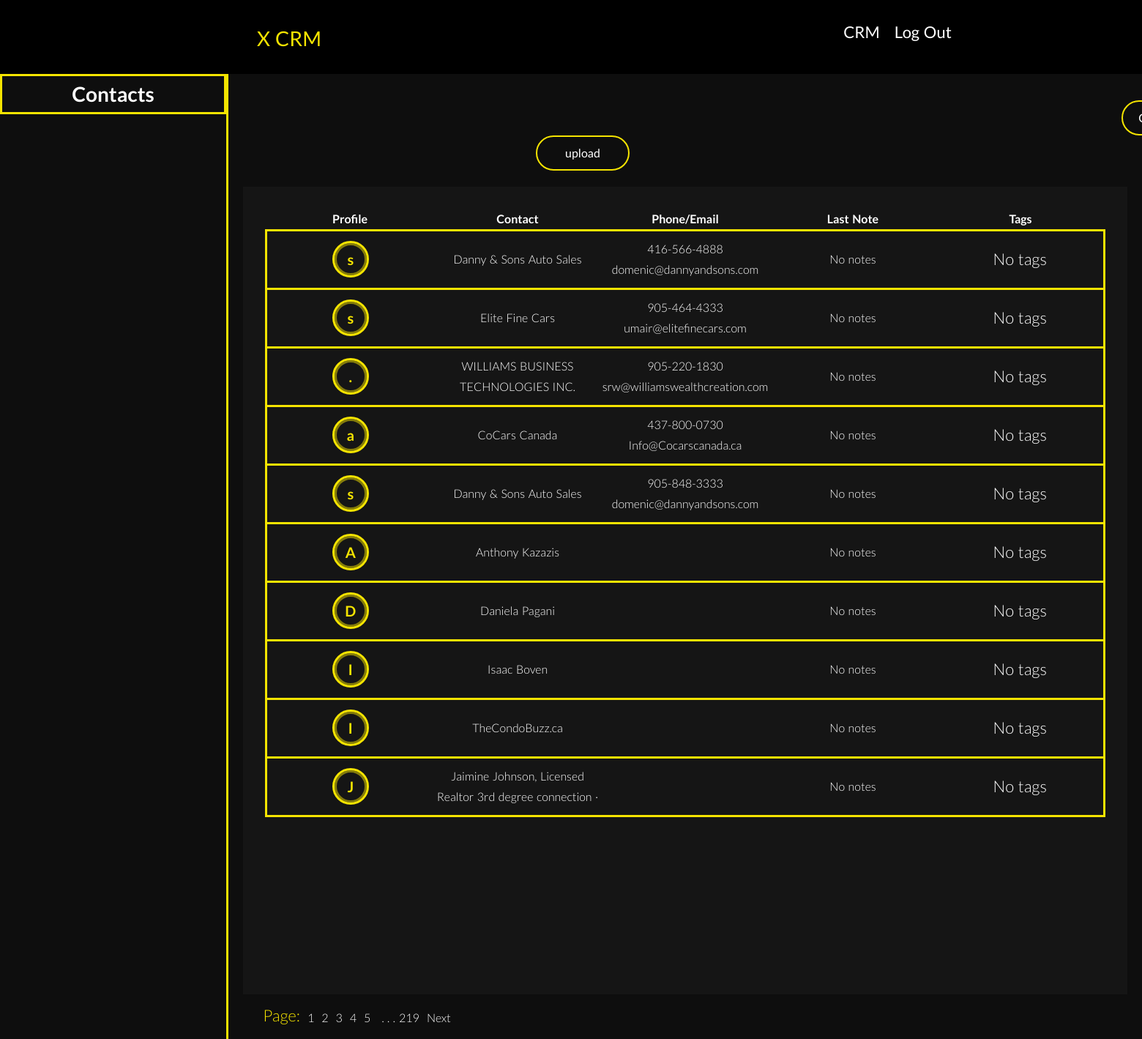
The app's page /CRM (signed in) with its own data.
### my_package/models.py (models this page shows)
class CRM(db.Model):
    __tablename__ = 'CRM'
    id = db.Column(db.Integer, primary_key=True)
    contactname = db.Column(db.String(10000))
    date = db.Column(db.DateTime(timezone=True), default=func.now())
    user_id = db.Column(db.Integer, db.ForeignKey('user.id'))
    Contact = db.Column(db.String(10000))
    PhoneEmail = db.Column(db.String(10000))
    tags = db.relationship('Tags', secondary=crm_tags, lazy='subquery', back_populates='contacts')
    notes = db.relationship('Note', backref='contact', lazy=True)
    user = db.relationship('User', back_populates='crm')
    contactlastname = db.Column(db.String(10000))
    contactbillingaddress = db.Column(db.String(10000))
    contactbillingaddresscity = db.Column(db.String(10000))
    contactbillingaddressstate = db.Column(db.String(10000))
    contactbillingaddresscountry = db.Column(db.String(10000))
    contactbillingaddresszip = db.Column(db.String(10000))
    leadstatus = db.Column(db.String(10000))
    contactemail = db.Column(db.String(10000))
    contactphone = db.Column(db.String(10000))
    contactcompany = db.Column(db.String(10000))

### app.py (the view, shortened to what this page needs)
@app.route('/CRM', methods=['GET', 'POST'])
@login_required
def crm():
    page = request.args.get('page', 1, type=int)
    contacts = (CRM.query
                .filter_by(user_id=current_user.id)
                .join(Note, isouter=True)  # Use outerjoin if you are using older SQLAlchemy
                .order_by(CRM.id, desc(Note.created_at))
                .paginate(page=page, per_page=10, error_out=False))
    latest_notes = {}
    for contact in contacts.items:
        if contact.notes:
            latest_notes[contact.id] = contact.notes[0].content
    next_url = url_for('crm', page=contacts.next_num) if contacts.has_next else None
    prev_url = url_for('crm', page=contacts.prev_num) if contacts.has_prev else None
    current_page = contacts.page
    total_pages = contacts.pages
    pages_to_show = 5
    pages = [page for page in range(current_page, min(current_page + pages_to_show, total_pages + 1))]
    return render_template('crm.html', contacts=contacts.items, latest_notes=latest_notes, next_url=next_url, prev_url=prev_url, pages=pages, total_pages=total_pages, user=current_user, current_page=current_page)

### app.py (called while the page is built)
@login_manager.user_loader
def load_user(id):
    return User.query.get(int(id))

### my_package/templates/crm.html (shortened to what this page needs)
{% extends 'layout.html' %} {% block content %}
<div class="crm-page">
    <div class="crm-menu">
        <div class="contacts-block">
            <a>
                <span class="contacts">Contacts</span>
            </a>
        </div>
    </div>
    <div class="crm-inner-page">
        <div class="crm-upper-static">
            <form method="POST" enctype="multipart/form-data">
                <input class="upload-csv" type="file" name="csv" accept=".csv, .xlsx">
                <input class="upload" type="submit" value="upload">
            </form>
        </div>
        <div class="crm-contacts">
            <table class="contacts-section">
                <tr class="crm-header">
                    <th class="crm-header-item">Profile</th>
                    <th class="crm-header-item"> Contact</th>
                    <th class="crm-header-item">Phone/Email</th>
                    <th class="crm-header-item">Last Note</th>
                    <th class="crm-header-item">Tags</th>
                </tr>
                {% if pages and pages[-1] < total_pages %}
                {% for contact in contacts %}
                <tr class="crm-info-row" data-href="{{ url_for('contact_detail', id=contact.id) }}">
                    <td class="crm-info">
                        {% set firstname = contact.contactname if contact.contactname else '' %}
                        {% set lastname = contact.contactlastname if contact.contactlastname else '' %}
                        {% set initials = '' %}
                        {% if firstname and lastname %}
                            {% set initials = firstname[-1].upper() + lastname[0].upper() %}
                        {% elif firstname %}
                            {% set initials = firstname[-1].upper() %}
                        {% elif lastname %}
                            {% set initials = lastname[-1].upper() %}
                        {% else %}
                            {% set initials = contact.Contact[:2].upper() if contact.Contact else contact.contactcompany[-1] %}
                        {% endif %}
                        <div class="center-div">
                            <a class='contact-link' href="{{ url_for('contact_detail', id=contact.id) }}">
                                <div class="profile-picture" data-initial="{{ initials }}"></div>
                            </a>
                        </div>
                    </td>
                    <td class="crm-info"><a class='contact-link' href="{{ url_for('contact_detail', id=contact.id) }}">
                        {% if contact.contactfirstname and contact.contactlastname%}
                            {{ contact.contactfirstname }}
                        {% elif contact.contactcompany %}
                        {{ contact.contactcompany }}
                        {% else %}
                            {{ contact.Contact }}
                        {% endif %}</a></td>
                    <td class="crm-info"><a class='contact-link' href="{{ url_for('contact_detail', id=contact.id) }}">{{ contact.contactphone }}<br>{{ contact.contactemail }}</a></td>
                    <td class="crm-info">
                        {{ latest_notes.get(contact.id, "No notes") }}
                    </td>
                    <td class="crm-info">
                        <ul class="tag-list">
                            {% for tag in contact.tags %}
                                <a class="tag-btn">{{ tag.name }}</a>
                            {% else %}
                                <p class="tag-btn-none">No tags</p>
                            {% endfor %}
                        </ul>
                    </td>
                </tr>
                {% endfor %}
            </table>
            <div class="pagination">
                <p class="static-page-txt">Page:</p>
                {% for page in pages %}
                    <a class="page-item-crm" href="{{ url_for('crm', page=page) }}">{{ page }}</a>
                {% endfor %}
                {% if pages[-1] < total_pages %}
                    <span class="three-dots">. . .</span>
                    <a class="total-pages" href="{{ url_for('crm', page=total_pages) }}">{{ total_pages }}</a>
                {% endif %}
                {% if next_url %}
                    <a class="next-page" href="{{ next_url }}">Next</a>
                {% endif %}
                {% endif %}
            </div>
        </div>
    </div>
</div>
{% endblock %}

### my_package/templates/layout.html (shortened to what this page needs)
<!DOCTYPE html>
<html lang="en">
  <head>
    <link
      rel="stylesheet"
      href="https://stackpath.bootstrapcdn.com/bootstrap/4.4.1/css/bootstrap.min.css"
    />
    <link
      rel="stylesheet"
      href="https://stackpath.bootstrapcdn.com/font-awesome/4.7.0/css/font-awesome.min.css"
    />
    <link
      rel="stylesheet"
      href="{{ url_for('static', filename='css/main.css') }}"
    />
  </head>
  <body>
    <header>
      <div class="menu-container">
        <div>
          <a class="brand-name nav-link" href="/">X CRM</a>
        </div>
        <ul class="nav-lists">
            {% if user.is_authenticated %}
            <li class="nav-list">
              <a class="nav-link active" href="/CRM">CRM</a>
            </li>
            <li class="nav-list">
              <a class='nav-link active' href="/auth/logout">Log Out</a>
            </li>
            {% endif %}
        </ul>
      </div>
    </header>
    <main>
      {% block content %} {% endblock %}
    </main>
  </body>
</html>

### records on screen
CRM: contactcompany "Danny & Sons Auto Sales", contactphone "416-566-4888", contactemail "domenic@dannyandsons.com", get "No notes"
CRM: contactcompany "Elite Fine Cars", contactphone "905-464-4333", contactemail "umair@elitefinecars.com", get "No notes"
CRM: contactcompany "WILLIAMS BUSINESS TECHNOLOGIES INC.", contactphone "905-220-1830", contactemail "srw@williamswealthcreation.com", get "No notes"
CRM: contactcompany "CoCars Canada", contactphone "437-800-0730", contactemail "Info@Cocarscanada.ca", get "No notes"
CRM: contactcompany "Danny & Sons Auto Sales", contactphone "905-848-3333", contactemail "domenic@dannyandsons.com", get "No notes"
CRM: Contact "Anthony Kazazis", get "No notes"
CRM: Contact "Daniela Pagani", get "No notes"
CRM: Contact "Isaac Boven", get "No notes"
CRM: contactcompany "TheCondoBuzz.ca", get "No notes"
CRM: Contact "Jaimine Johnson, Licensed Realtor 3rd degree connection ·", get "No notes"

### other values on screen
{{ page }} "1" "2" "3" "4" "5"
{{ total_pages }} "219"
